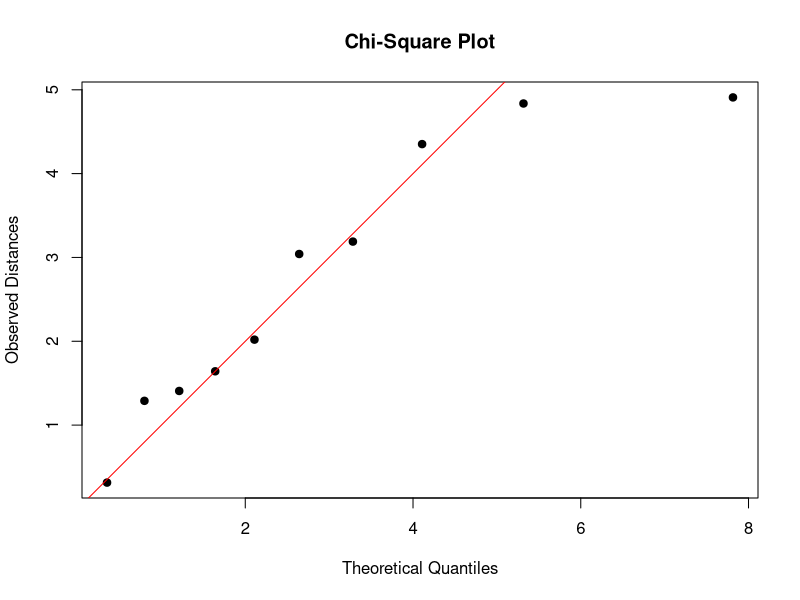
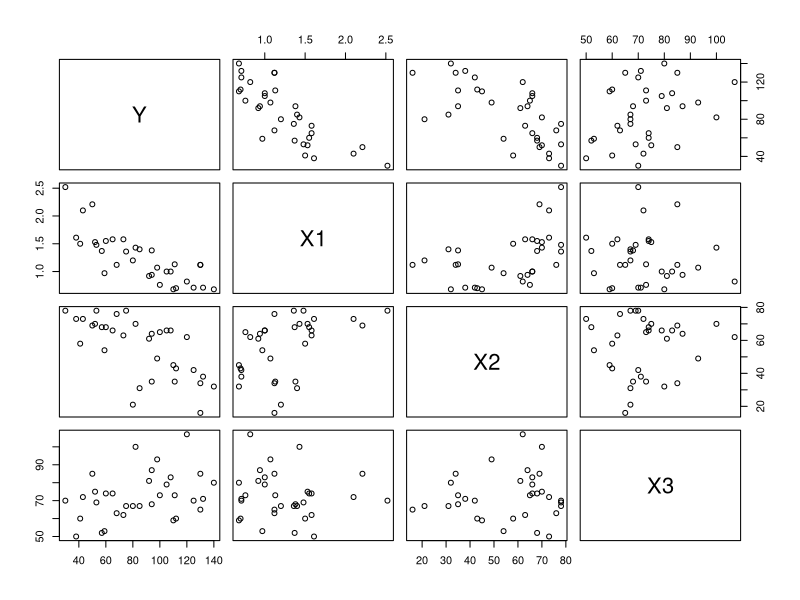
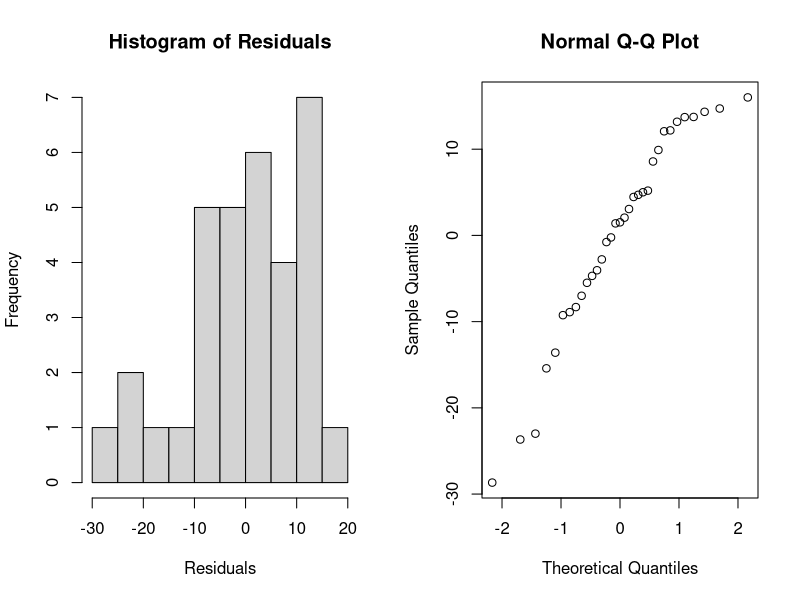
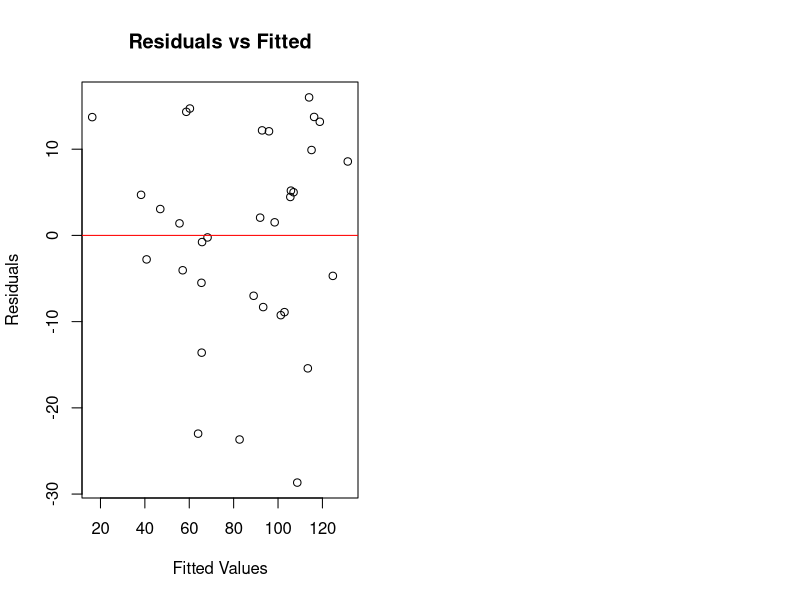

Reproduce these figures in R, in order.
## ---- chunk 1
knitr::opts_chunk$set(echo = TRUE)
library(MASS)
# library(ggpairs)
library(GGally)
library(car)
library(lmtest)
library(leaps)
## ---- chunk 2
# Read the data (update the file path as necessary)
data <- read.table("./data/HW3-1.txt", header = TRUE)

# Extract relevant columns: "Sales" and "Profit"
sales_profit <- data[, c("Sales", "Profit")]

# Compute the sample mean vector and covariance matrix
x_bar <- colMeans(sales_profit)
S <- cov(sales_profit)

x_bar
S
## ---- chunk 3
# Compute Mahalanobis distances
d_sq <- mahalanobis(sales_profit, center = x_bar, cov = S)

# Compute chi-square critical value for p = 2 at 50% quantile
chi_sq_50 <- qchisq(0.5, df = 2)

# Determine proportion of observations inside the 50% contour
prop_inside <- mean(d_sq <= chi_sq_50)
print(paste("Proportion inside 50% contour:", prop_inside))
## ---- chunk 4
# Chi-square plot for all three variables
all_vars <- data[, c("Sales", "Profit", "Assets")] # Update column names
x_bar_all <- colMeans(all_vars)
S_all <- cov(all_vars)
d_sq_all <- mahalanobis(all_vars, center = x_bar_all, cov = S_all)

# Sort squared distances
d_sq_sorted <- sort(d_sq_all)
print(d_sq_sorted)

# Compute theoretical chi-square quantiles
n <- nrow(all_vars)
chi_sq_quantiles <- qchisq((1:n - 0.5) / n, df = 3)

# Create chi-square plot
plot(chi_sq_quantiles, d_sq_sorted, main = "Chi-Square Plot",
     xlab = "Theoretical Quantiles", ylab = "Observed Distances", pch = 19)
abline(0, 1, col = "red") # 45-degree reference line

## ---- chunk 5
# Load necessary library
set.seed(123)  # For reproducibility

# Generate synthetic data
n <- 100
X <- runif(n, -10, 10)  # Random X values
Y <- 3 + 2 * X   # True linear relationship with noise

# Split into training (80%) and test (20%) sets
train_indices <- sample(1:n, size = 0.8 * n)
test_indices <- setdiff(1:n, train_indices)

X_train <- X[train_indices]
Y_train <- Y[train_indices]
X_test <- X[test_indices]
Y_test <- Y[test_indices]

# Fit linear model
lm_model <- lm(Y_train ~ X_train)

# Fit cubic model
cubic_model <- lm(Y_train ~ poly(X_train, 3, raw = TRUE))

# Compute SSE for training data
sse_train_linear <- sum(residuals(lm_model)^2)
sse_train_cubic <- sum(residuals(cubic_model)^2)

# Compute SSE for test data
pred_test_linear <- predict(lm_model, newdata = data.frame(X_train = X_test))
pred_test_cubic <- predict(cubic_model, newdata = data.frame(X_train = X_test))

sse_test_linear <- sum((Y_test - pred_test_linear)^2)
sse_test_cubic <- sum((Y_test - pred_test_cubic)^2)

# Print results
cat("Training SSE (Linear):", sse_train_linear, "\n")
cat("Training SSE (Cubic):", sse_train_cubic, "\n")
cat("Test SSE (Linear):", sse_test_linear, "\n")
cat("Test SSE (Cubic):", sse_test_cubic, "\n")

# Conclusion
if (sse_train_cubic < sse_train_linear) {
  cat("Cubic model has lower training SSE (overfitting likely).\n")
} else {
  cat("Linear model has lower training SSE.\n")
}

if (sse_test_cubic > sse_test_linear) {
  cat("Cubic model has higher test SSE, indicating overfitting.\n")
} else {
  cat("Cubic model performs better or similarly on test data.\n")
}


## ---- chunk 6
# Load the dataset
data <- read.table("./data/HW3-3.txt", header = TRUE)  # Ensure the correct file path

# Scatterplot matrix and correlation matrix
pairs(data)
cor_matrix <- cor(data)
print(cor_matrix)


## ---- chunk 7
# Fit multiple regression model
model <- lm(Y ~ X1 + X2 + X3, data = data)
summary(model)
## ---- chunk 8
# Check significance of predictors using F-test
anova_results <- anova(model)
print(anova_results)
## ---- chunk 9
# Confidence intervals for each coefficient (99%)
conf_intervals <- confint(model, level = 0.99)
print(conf_intervals)
## ---- chunk 10
# Histogram and Q-Q plot of residuals
par(mfrow = c(1, 2))
hist(residuals(model), main = "Histogram of Residuals", xlab = "Residuals")
qqnorm(residuals(model))
# qqline(residuals(model))

## ---- chunk 11
# Residuals vs. Fitted Values plot
plot(fitted(model), residuals(model), main = "Residuals vs Fitted", xlab = "Fitted Values", ylab = "Residuals")
abline(h = 0, col = "red")
## ---- chunk 12
# Breusch-Pagan test for homoscedasticity
bp_test <- bptest(model)
print(bp_test)

## ---- chunk 13
# Create second-order terms and interactions
data$X1_sq <- data$X1^2
data$X2_sq <- data$X2^2
data$X3_sq <- data$X3^2
data$X1_X2 <- data$X1 * data$X2
data$X1_X3 <- data$X1 * data$X3
data$X2_X3 <- data$X2 * data$X3

# Create a matrix of predictors (including the original, squared, and interaction terms)
predictors <- cbind(data$X1, data$X2, data$X3, data$X1_sq, data$X2_sq, data$X3_sq, data$X1_X2, data$X1_X3, data$X2_X3)

# Best subset selection using BIC
bic_model <- regsubsets(Y ~ X1 + X2 + X3 + X1_sq + X2_sq + X3_sq + X1_X2 + X1_X3 + X2_X3, data = data, method = "exhaustive")
bic_summary <- summary(bic_model)


# Find the best models based on BIC
bic_best_models <- bic_summary$outmat[which.min(bic_summary$bic), ]


# Best subset selection using Adjusted R²
adj_r2_model <- regsubsets(Y ~ X1 + X2 + X3 + X1_sq + X2_sq + X3_sq + X1_X2 + X1_X3 + X2_X3, data = data, method = "exhaustive")
adj_r2_summary <- summary(adj_r2_model)

# Find the best models based on Adjusted R²
adj_r2_best_models <- adj_r2_summary$outmat[which.max(adj_r2_summary$adjr2), ]

bic_best_models
adj_r2_best_models


## ---- chunk 14
# Given values for part c
alpha <- 0.01  # significance level
n <- 120       # sample size
SSE <- 45.818  # Sum of squared errors
SSR <- 3.58    # Sum of squared regression

# 1) Calculate the F-statistic
F_stat <- SSR / (SSE / (n - 2))

# 2) Find the critical value c for the F-distribution with df1 = 1 and df2 = n - 2
critical_value <- qf(1 - alpha, df1 = 1, df2 = n - 2)

# 3) Perform the hypothesis test for part c
reject_null <- F_stat > critical_value
cat("F-statistic:", F_stat, "\n")
cat("Critical value:", critical_value, "\n")
cat("Reject null hypothesis:", reject_null, "\n")

# Part d: Likelihood Ratio Test with Chi-squared approximation
# The LRT statistic follows a chi-squared distribution with 1 degree of freedom
# Calculate the chi-squared statistic (LRT statistic)
LRT_stat <- n * (log(SSR + SSE) - log(SSE))  # simplified formula for LRT

# Find the p-value using the chi-squared distribution with 1 degree of freedom
p_value_chi_squared <- pchisq(LRT_stat, df = 1, lower.tail = FALSE)

# Output results for part d
cat("LRT statistic (Chi-squared approximation):", LRT_stat, "\n")
cat("Chi-squared p-value:", p_value_chi_squared, "\n")
